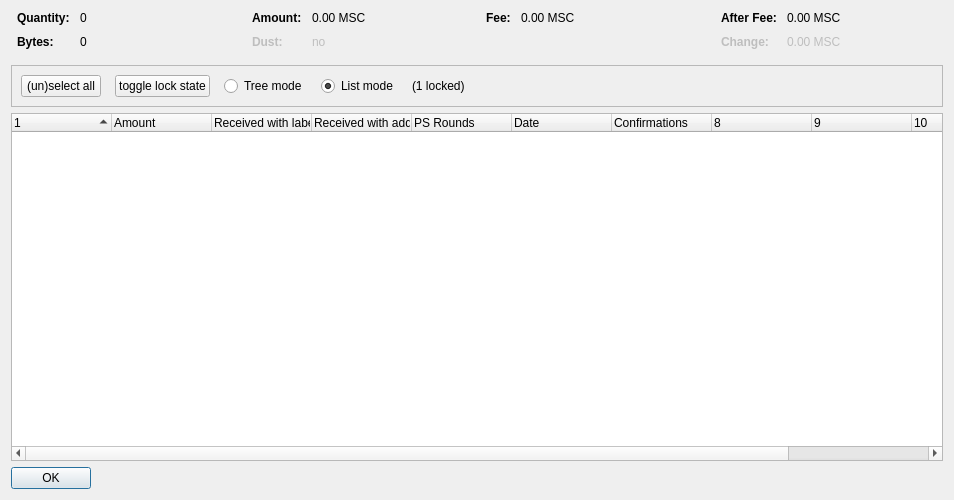
<?xml version="1.0" encoding="UTF-8"?>
<ui version="4.0">
 <class>CoinControlDialog</class>
 <widget class="QDialog" name="CoinControlDialog">
  <property name="geometry">
   <rect>
    <x>0</x>
    <y>0</y>
    <width>954</width>
    <height>500</height>
   </rect>
  </property>
  <property name="windowTitle">
   <string>Coin Selection</string>
  </property>
  <layout class="QVBoxLayout" name="verticalLayout">
   <item>
    <layout class="QHBoxLayout" name="horizontalLayoutTop" stretch="0,0,0,0">
     <property name="topMargin">
      <number>0</number>
     </property>
     <property name="bottomMargin">
      <number>10</number>
     </property>
     <item>
      <layout class="QFormLayout" name="formLayoutCoinControl1">
       <property name="horizontalSpacing">
        <number>10</number>
       </property>
       <property name="verticalSpacing">
        <number>10</number>
       </property>
       <property name="leftMargin">
        <number>6</number>
       </property>
       <property name="rightMargin">
        <number>6</number>
       </property>
       <item row="0" column="0">
        <widget class="QLabel" name="labelCoinControlQuantityText">
         <property name="font">
          <font>
           <weight>75</weight>
           <bold>true</bold>
          </font>
         </property>
         <property name="text">
          <string>Quantity:</string>
         </property>
        </widget>
       </item>
       <item row="0" column="1">
        <widget class="QLabel" name="labelCoinControlQuantity">
         <property name="cursor">
          <cursorShape>IBeamCursor</cursorShape>
         </property>
         <property name="contextMenuPolicy">
          <enum>Qt::ActionsContextMenu</enum>
         </property>
         <property name="text">
          <string notr="true">0</string>
         </property>
         <property name="textInteractionFlags">
          <set>Qt::LinksAccessibleByMouse|Qt::TextSelectableByKeyboard|Qt::TextSelectableByMouse</set>
         </property>
        </widget>
       </item>
       <item row="1" column="0">
        <widget class="QLabel" name="labelCoinControlBytesText">
         <property name="font">
          <font>
           <weight>75</weight>
           <bold>true</bold>
          </font>
         </property>
         <property name="text">
          <string>Bytes:</string>
         </property>
        </widget>
       </item>
       <item row="1" column="1">
        <widget class="QLabel" name="labelCoinControlBytes">
         <property name="cursor">
          <cursorShape>IBeamCursor</cursorShape>
         </property>
         <property name="contextMenuPolicy">
          <enum>Qt::ActionsContextMenu</enum>
         </property>
         <property name="text">
          <string notr="true">0</string>
         </property>
         <property name="textInteractionFlags">
          <set>Qt::LinksAccessibleByMouse|Qt::TextSelectableByKeyboard|Qt::TextSelectableByMouse</set>
         </property>
        </widget>
       </item>
      </layout>
     </item>
     <item>
      <layout class="QFormLayout" name="formLayoutCoinControl2">
       <property name="horizontalSpacing">
        <number>10</number>
       </property>
       <property name="verticalSpacing">
        <number>10</number>
       </property>
       <property name="leftMargin">
        <number>6</number>
       </property>
       <property name="rightMargin">
        <number>6</number>
       </property>
       <item row="0" column="0">
        <widget class="QLabel" name="labelCoinControlAmountText">
         <property name="font">
          <font>
           <weight>75</weight>
           <bold>true</bold>
          </font>
         </property>
         <property name="text">
          <string>Amount:</string>
         </property>
        </widget>
       </item>
       <item row="0" column="1">
        <widget class="QLabel" name="labelCoinControlAmount">
         <property name="cursor">
          <cursorShape>IBeamCursor</cursorShape>
         </property>
         <property name="contextMenuPolicy">
          <enum>Qt::ActionsContextMenu</enum>
         </property>
         <property name="text">
          <string notr="true">0.00 MSC</string>
         </property>
         <property name="textInteractionFlags">
          <set>Qt::LinksAccessibleByMouse|Qt::TextSelectableByKeyboard|Qt::TextSelectableByMouse</set>
         </property>
        </widget>
       </item>
       <item row="1" column="0">
        <widget class="QLabel" name="labelCoinControlLowOutputText">
         <property name="enabled">
          <bool>false</bool>
         </property>
         <property name="font">
          <font>
           <weight>75</weight>
           <bold>true</bold>
          </font>
         </property>
         <property name="text">
          <string>Dust:</string>
         </property>
        </widget>
       </item>
       <item row="1" column="1">
        <widget class="QLabel" name="labelCoinControlLowOutput">
         <property name="enabled">
          <bool>false</bool>
         </property>
         <property name="cursor">
          <cursorShape>IBeamCursor</cursorShape>
         </property>
         <property name="contextMenuPolicy">
          <enum>Qt::ActionsContextMenu</enum>
         </property>
         <property name="text">
          <string notr="true">no</string>
         </property>
         <property name="textInteractionFlags">
          <set>Qt::LinksAccessibleByMouse|Qt::TextSelectableByKeyboard|Qt::TextSelectableByMouse</set>
         </property>
        </widget>
       </item>
      </layout>
     </item>
     <item>
      <layout class="QFormLayout" name="formLayoutCoinControl3">
       <property name="horizontalSpacing">
        <number>10</number>
       </property>
       <property name="verticalSpacing">
        <number>10</number>
       </property>
       <property name="leftMargin">
        <number>6</number>
       </property>
       <property name="rightMargin">
        <number>6</number>
       </property>
       <item row="0" column="0">
        <widget class="QLabel" name="labelCoinControlFeeText">
         <property name="font">
          <font>
           <weight>75</weight>
           <bold>true</bold>
          </font>
         </property>
         <property name="text">
          <string>Fee:</string>
         </property>
        </widget>
       </item>
       <item row="0" column="1">
        <widget class="QLabel" name="labelCoinControlFee">
         <property name="cursor">
          <cursorShape>IBeamCursor</cursorShape>
         </property>
         <property name="contextMenuPolicy">
          <enum>Qt::ActionsContextMenu</enum>
         </property>
         <property name="text">
          <string notr="true">0.00 MSC</string>
         </property>
         <property name="textInteractionFlags">
          <set>Qt::LinksAccessibleByMouse|Qt::TextSelectableByKeyboard|Qt::TextSelectableByMouse</set>
         </property>
        </widget>
       </item>
      </layout>
     </item>
     <item>
      <layout class="QFormLayout" name="formLayoutCoinControl4">
       <property name="horizontalSpacing">
        <number>10</number>
       </property>
       <property name="verticalSpacing">
        <number>10</number>
       </property>
       <property name="leftMargin">
        <number>6</number>
       </property>
       <property name="rightMargin">
        <number>6</number>
       </property>
       <item row="0" column="0">
        <widget class="QLabel" name="labelCoinControlAfterFeeText">
         <property name="font">
          <font>
           <weight>75</weight>
           <bold>true</bold>
          </font>
         </property>
         <property name="text">
          <string>After Fee:</string>
         </property>
        </widget>
       </item>
       <item row="0" column="1">
        <widget class="QLabel" name="labelCoinControlAfterFee">
         <property name="cursor">
          <cursorShape>IBeamCursor</cursorShape>
         </property>
         <property name="contextMenuPolicy">
          <enum>Qt::ActionsContextMenu</enum>
         </property>
         <property name="text">
          <string notr="true">0.00 MSC</string>
         </property>
         <property name="textInteractionFlags">
          <set>Qt::LinksAccessibleByMouse|Qt::TextSelectableByKeyboard|Qt::TextSelectableByMouse</set>
         </property>
        </widget>
       </item>
       <item row="1" column="0">
        <widget class="QLabel" name="labelCoinControlChangeText">
         <property name="enabled">
          <bool>false</bool>
         </property>
         <property name="font">
          <font>
           <weight>75</weight>
           <bold>true</bold>
          </font>
         </property>
         <property name="text">
          <string>Change:</string>
         </property>
        </widget>
       </item>
       <item row="1" column="1">
        <widget class="QLabel" name="labelCoinControlChange">
         <property name="enabled">
          <bool>false</bool>
         </property>
         <property name="cursor">
          <cursorShape>IBeamCursor</cursorShape>
         </property>
         <property name="contextMenuPolicy">
          <enum>Qt::ActionsContextMenu</enum>
         </property>
         <property name="text">
          <string notr="true">0.00 MSC</string>
         </property>
         <property name="textInteractionFlags">
          <set>Qt::LinksAccessibleByMouse|Qt::TextSelectableByKeyboard|Qt::TextSelectableByMouse</set>
         </property>
        </widget>
       </item>
      </layout>
     </item>
    </layout>
   </item>
   <item>
    <widget class="QFrame" name="frame">
     <property name="minimumSize">
      <size>
       <width>0</width>
       <height>40</height>
      </size>
     </property>
     <property name="frameShape">
      <enum>QFrame::StyledPanel</enum>
     </property>
     <property name="frameShadow">
      <enum>QFrame::Sunken</enum>
     </property>
     <layout class="QHBoxLayout" name="horizontalLayout">
      <item>
       <layout class="QHBoxLayout" name="horizontalLayoutPanel" stretch="0,0,0,0,0,0">
        <property name="spacing">
         <number>14</number>
        </property>
        <item>
         <widget class="QPushButton" name="pushButtonSelectAll">
          <property name="sizePolicy">
           <sizepolicy hsizetype="Maximum" vsizetype="Fixed">
            <horstretch>0</horstretch>
            <verstretch>0</verstretch>
           </sizepolicy>
          </property>
          <property name="text">
           <string>(un)select all</string>
          </property>
          <property name="autoDefault">
           <bool>false</bool>
          </property>
         </widget>
        </item>
        <item>
         <widget class="QPushButton" name="pushButtonToggleLock">
          <property name="sizePolicy">
           <sizepolicy hsizetype="Maximum" vsizetype="Fixed">
            <horstretch>0</horstretch>
            <verstretch>0</verstretch>
           </sizepolicy>
          </property>
          <property name="text">
           <string>toggle lock state</string>
          </property>
          <property name="autoDefault">
           <bool>false</bool>
          </property>
         </widget>
        </item>
        <item>
         <widget class="QRadioButton" name="radioTreeMode">
          <property name="sizePolicy">
           <sizepolicy hsizetype="Maximum" vsizetype="Fixed">
            <horstretch>0</horstretch>
            <verstretch>0</verstretch>
           </sizepolicy>
          </property>
          <property name="text">
           <string>Tree mode</string>
          </property>
         </widget>
        </item>
        <item>
         <widget class="QRadioButton" name="radioListMode">
          <property name="sizePolicy">
           <sizepolicy hsizetype="Maximum" vsizetype="Fixed">
            <horstretch>0</horstretch>
            <verstretch>0</verstretch>
           </sizepolicy>
          </property>
          <property name="text">
           <string>List mode</string>
          </property>
          <property name="checked">
           <bool>true</bool>
          </property>
         </widget>
        </item>
        <item>
         <widget class="QLabel" name="labelLocked">
          <property name="text">
           <string>(1 locked)</string>
          </property>
         </widget>
        </item>
        <item>
         <spacer name="horizontalSpacer">
          <property name="orientation">
           <enum>Qt::Horizontal</enum>
          </property>
          <property name="sizeHint" stdset="0">
           <size>
            <width>40</width>
            <height>20</height>
           </size>
          </property>
         </spacer>
        </item>
       </layout>
      </item>
     </layout>
    </widget>
   </item>
   <item>
    <widget class="CoinControlTreeWidget" name="treeWidget">
     <property name="contextMenuPolicy">
      <enum>Qt::CustomContextMenu</enum>
     </property>
     <property name="sortingEnabled">
      <bool>false</bool>
     </property>
     <property name="columnCount">
      <number>11</number>
     </property>
     <attribute name="headerShowSortIndicator" stdset="0">
      <bool>true</bool>
     </attribute>
     <attribute name="headerStretchLastSection">
      <bool>false</bool>
     </attribute>
     <column>
      <property name="text">
       <string/>
      </property>
     </column>
     <column>
      <property name="text">
       <string>Amount</string>
      </property>
     </column>
     <column>
      <property name="text">
       <string>Received with label</string>
      </property>
     </column>
     <column>
      <property name="text">
       <string>Received with address</string>
      </property>
     </column>
     <column>
      <property name="text">
       <string>PS Rounds</string>
      </property>
     </column>
     <column>
      <property name="text">
       <string>Date</string>
      </property>
     </column>
     <column>
      <property name="text">
       <string>Confirmations</string>
      </property>
      <property name="toolTip">
       <string>Confirmed</string>
      </property>
     </column>
     <column>
      <property name="text">
       <string/>
      </property>
     </column>
     <column>
      <property name="text">
       <string/>
      </property>
     </column>
     <column>
      <property name="text">
       <string/>
      </property>
     </column>
     <column>
      <property name="text">
       <string/>
      </property>
     </column>
    </widget>
   </item>
   <item>
    <widget class="QDialogButtonBox" name="buttonBox">
     <property name="sizePolicy">
      <sizepolicy hsizetype="Maximum" vsizetype="Fixed">
       <horstretch>0</horstretch>
       <verstretch>0</verstretch>
      </sizepolicy>
     </property>
     <property name="orientation">
      <enum>Qt::Horizontal</enum>
     </property>
     <property name="standardButtons">
      <set>QDialogButtonBox::Ok</set>
     </property>
    </widget>
   </item>
  </layout>
 </widget>
 <customwidgets>
  <customwidget>
   <class>CoinControlTreeWidget</class>
   <extends>QTreeWidget</extends>
   <header>coincontroltreewidget.h</header>
  </customwidget>
 </customwidgets>
 <resources/>
 <connections/>
</ui>
